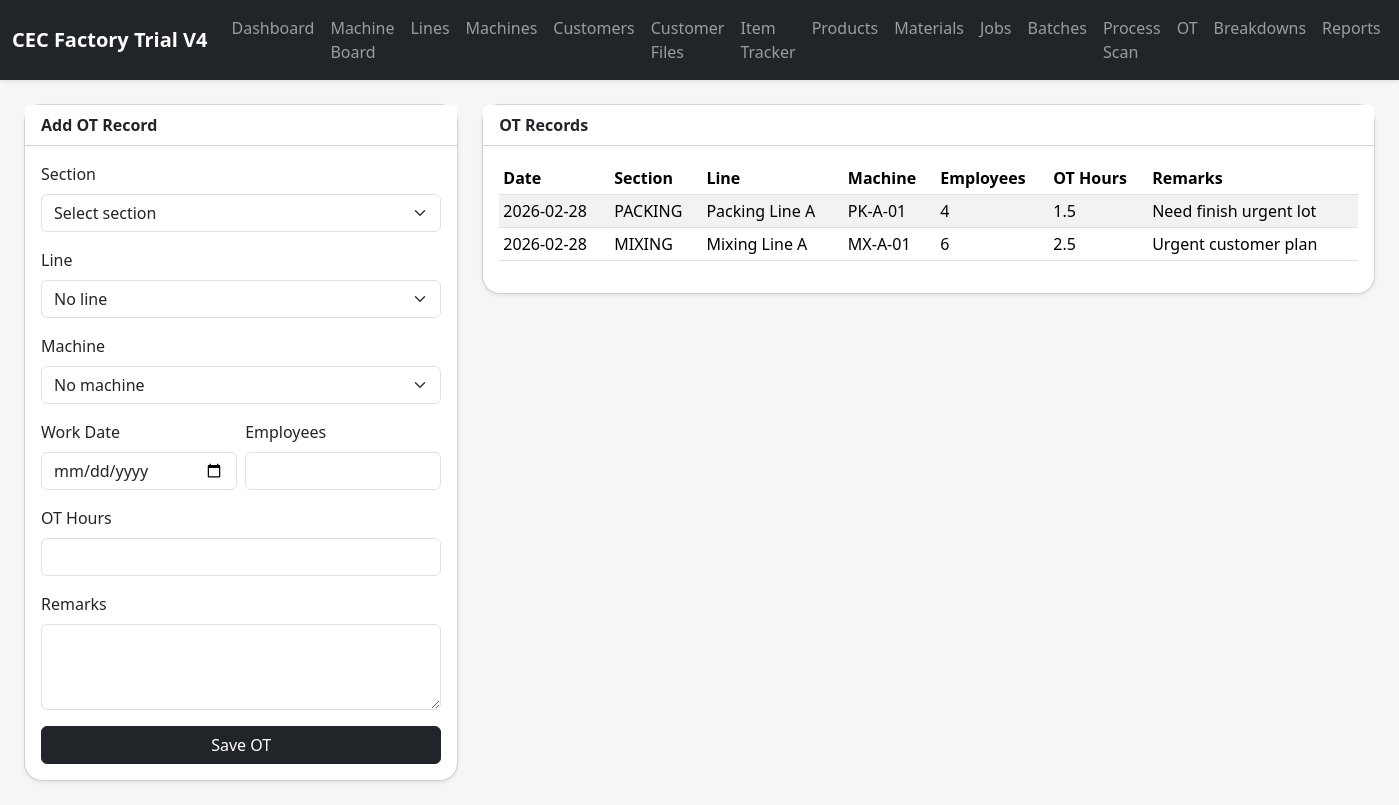
/ot, run on the app's committed database.
### tables this page shows
CREATE TABLE ot_logs (
            id INTEGER PRIMARY KEY AUTOINCREMENT,
            section_name TEXT NOT NULL,
            line_id INTEGER,
            machine_id INTEGER,
            work_date TEXT NOT NULL,
            employees INTEGER NOT NULL,
            ot_hours REAL NOT NULL,
            remarks TEXT,
            created_at TEXT NOT NULL DEFAULT CURRENT_TIMESTAMP,
            FOREIGN KEY(line_id) REFERENCES production_lines(id),
            FOREIGN KEY(machine_id) REFERENCES machines(id)
        );

CREATE TABLE production_lines (
            id INTEGER PRIMARY KEY AUTOINCREMENT,
            code TEXT UNIQUE NOT NULL,
            name TEXT NOT NULL,
            section_name TEXT NOT NULL,
            is_active INTEGER NOT NULL DEFAULT 1,
            created_at TEXT NOT NULL DEFAULT CURRENT_TIMESTAMP
        );

CREATE TABLE machines (
            id INTEGER PRIMARY KEY AUTOINCREMENT,
            machine_code TEXT UNIQUE NOT NULL,
            machine_name TEXT NOT NULL,
            section_name TEXT NOT NULL,
            process_name TEXT NOT NULL,
            line_id INTEGER,
            status TEXT NOT NULL DEFAULT 'IDLE',
            is_active INTEGER NOT NULL DEFAULT 1,
            last_activity_at TEXT,
            current_batch_id INTEGER,
            current_note TEXT,
            created_at TEXT NOT NULL DEFAULT CURRENT_TIMESTAMP,
            FOREIGN KEY(line_id) REFERENCES production_lines(id),
            FOREIGN KEY(current_batch_id) REFERENCES batches(id)
        );

### app.py (the view, shortened to what this page needs)
@app.route('/ot', methods=['GET', 'POST'])
def ot():
    line_rows = query_all('SELECT id, code, name FROM production_lines WHERE is_active = 1 ORDER BY section_name, code')
    machine_rows = query_all('SELECT id, machine_code, machine_name FROM machines WHERE is_active = 1 ORDER BY machine_code')
    rows = query_all(
        '''
        SELECT o.*, l.name AS line_name, m.machine_code
        FROM ot_logs o
        LEFT JOIN production_lines l ON o.line_id = l.id
        LEFT JOIN machines m ON o.machine_id = m.id
        ORDER BY o.work_date DESC, o.id DESC
        '''
    )
    return render_template('ot.html', rows=rows, sections=SECTIONS, lines=line_rows, machines=machine_rows)

### app.py (called while the page is built)
def get_db() -> sqlite3.Connection:
    if 'db' not in g:
        conn = sqlite3.connect(DB_PATH)
        conn.row_factory = sqlite3.Row
        g.db = conn
    return g.db

def query_all(sql: str, params: tuple = ()) -> list[sqlite3.Row]:
    cur = get_db().execute(sql, params)
    rows = cur.fetchall()
    cur.close()
    return rows

### templates/ot.html (shortened to what this page needs)
{% extends 'base.html' %}
{% block content %}
<div class="row g-4">
  <div class="col-lg-4">
    <div class="card shadow-sm">
      <div class="card-header bg-white"><strong>Add OT Record</strong></div>
      <div class="card-body">
        <form method="post">
          <div class="mb-3"><label class="form-label">Section</label>
            <select class="form-select" name="section_name" required>
              <option value="">Select section</option>
            </select>
          </div>
          <div class="mb-3"><label class="form-label">Line</label>
            <select class="form-select" name="line_id">
              <option value="">No line</option>
            </select>
          </div>
          <div class="mb-3"><label class="form-label">Machine</label>
            <select class="form-select" name="machine_id">
              <option value="">No machine</option>
            </select>
          </div>
          <div class="row g-2">
            <div class="col-md-6"><label class="form-label">Work Date</label><input class="form-control" type="date" name="work_date" required></div>
            <div class="col-md-6"><label class="form-label">Employees</label><input class="form-control" type="number" name="employees" required></div>
          </div>
          <div class="mt-3"><label class="form-label">OT Hours</label><input class="form-control" type="number" step="0.01" name="ot_hours" required></div>
          <div class="mt-3"><label class="form-label">Remarks</label><textarea class="form-control" name="remarks" rows="3"></textarea></div>
          <button class="btn btn-dark w-100 mt-3">Save OT</button>
        </form>
      </div>
    </div>
  </div>
  <div class="col-lg-8">
    <div class="card shadow-sm">
      <div class="card-header bg-white"><strong>OT Records</strong></div>
      <div class="card-body table-responsive">
        <table class="table table-striped table-sm align-middle">
          <thead><tr><th>Date</th><th>Section</th><th>Line</th><th>Machine</th><th>Employees</th><th>OT Hours</th><th>Remarks</th></tr></thead>
          <tbody>
            {% for row in rows %}
            <tr><td>{{ row.work_date }}</td><td>{{ row.section_name }}</td><td>{{ row.line_name or '-' }}</td><td>{{ row.machine_code or '-' }}</td><td>{{ row.employees }}</td><td>{{ row.ot_hours }}</td><td>{{ row.remarks or '-' }}</td></tr>
            {% else %}
            <tr><td colspan="7" class="text-center text-muted">No OT records yet.</td></tr>
            {% endfor %}
          </tbody>
        </table>
      </div>
    </div>
  </div>
</div>
{% endblock %}

### static/style.css (style rules this page uses)
body { background: #f4f6f8; }
.card, .machine-tile { border-radius: 18px; }
.table thead th { white-space: nowrap; }

### data on the page
ot_logs: work_date "2026-02-28", section_name "PACKING", name "Packing Line A", machine_code "PK-A-01", employees "4", ot_hours "1.5", remarks "Need finish urgent lot"
ot_logs: work_date "2026-02-28", section_name "MIXING", name "Mixing Line A", machine_code "MX-A-01", employees "6", ot_hours "2.5", remarks "Urgent customer plan"
